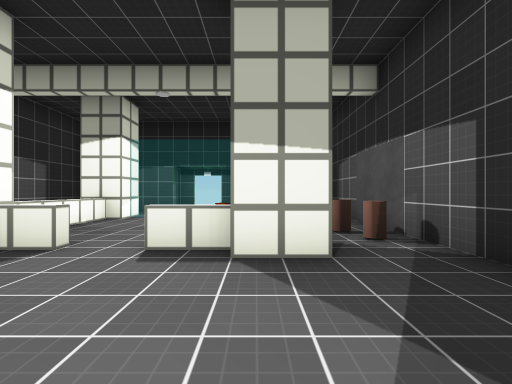
View 1 (above)

16 first-person views from a walk through a scene from a Unity 3-D project. The camera is 1.3 m above the floor, looks level and sees 85° across. The floor is counted in squares, 2 m on a side. Each view is taken from the middle of a square. On the plan, view 1 faces up. The plan holds only what a view shows up to about 9 squares ahead; the rest is blank. The place goes on beyond the plan. The player character is not drawn. Some animated figures are left out. Door leaves are left out, so doorways stand open. Some surface patterns are stand-ins.

View 2
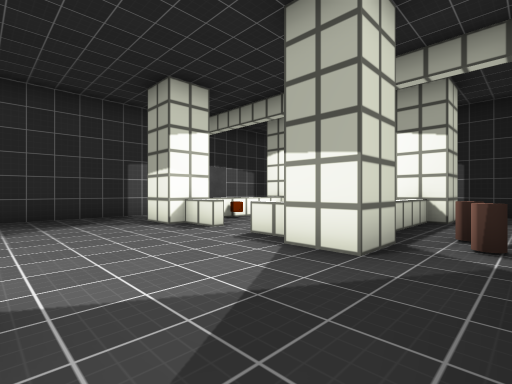

View 3
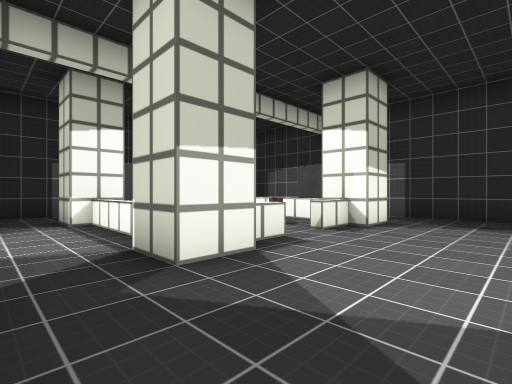

View 4
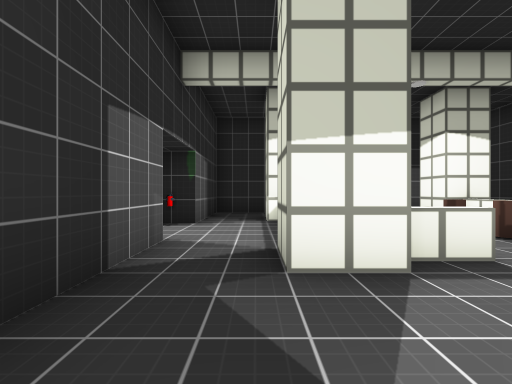

View 5
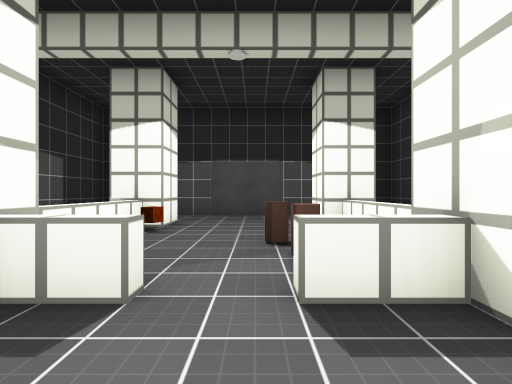

View 6
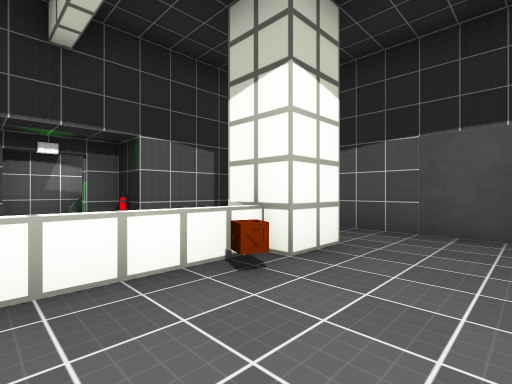

View 7
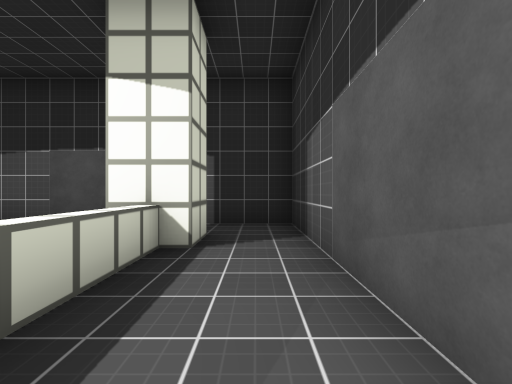

View 8
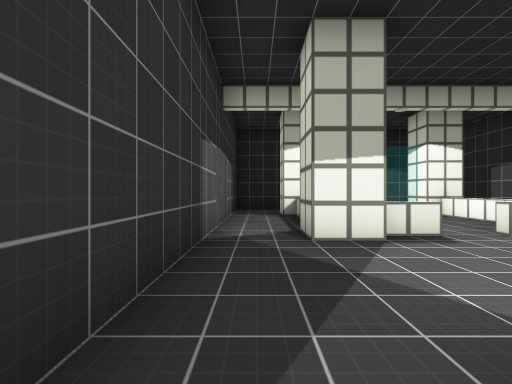

View 9
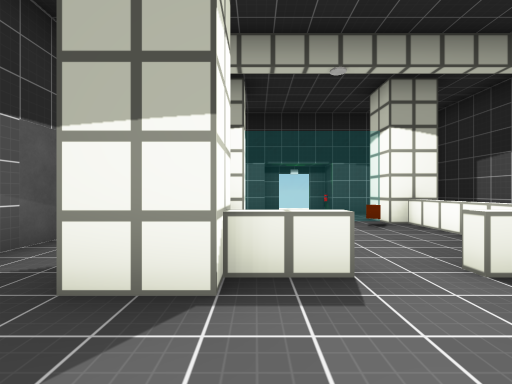

View 10
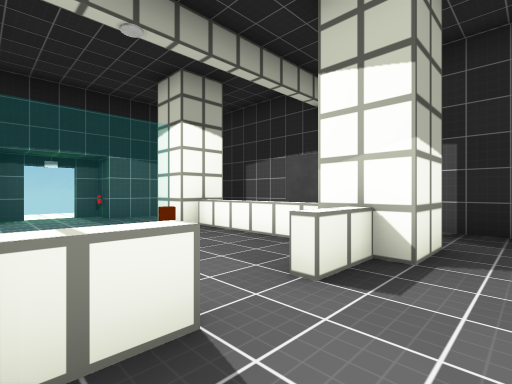

View 11
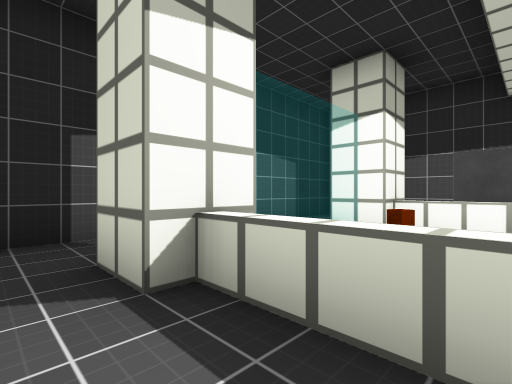

View 12
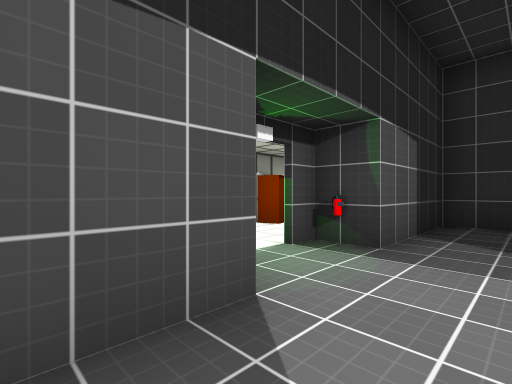

View 13
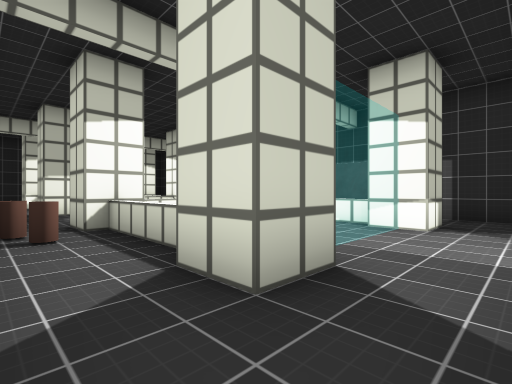

View 14
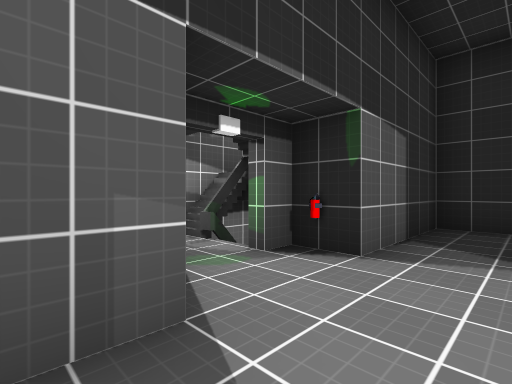

View 15
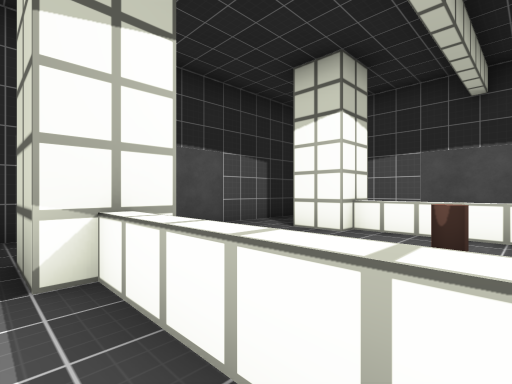

View 16
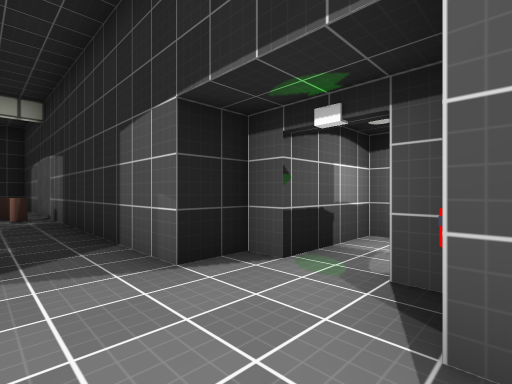

### Floor plan
Key: @ floor where view 1 was taken; # wall or solid block; . floor; / step, stairs or slope; D open door; = window, fence, low wall or low ledge; ^ raised ledge; O other object.
Columns run from 6 left of view 1 to 6 right of it. Each row starts with its distance up from view 1.
 12     DD#
 11     ...
 10 ####DO ###
  9 #........#
  8 #........#
  7 #.#===#..#
  6 #.^..O^..#
  5 #.^O..^O.#
  4 #.=...=.O#
  3 #.##.^#..#
  2 #........#
  1 #........#
  0 #.....@..#
 -1 #.##.^#..#
 -2 #.^O..^...##
 -3 #.^.O.^..D.D#
 -4 #.=...O..O//#
 -5 #.#...#..#  #
 -6 #........#
 -7 ##########

Positions as (right, up) in squares from view 1, and headings:
1: (0, 0), facing up
2: (2, 0), facing up-left
3: (2, 2), facing down-left
4: (1, 2), facing down
5: (-2, 1), facing down
6: (-2, -2), facing down-right
7: (-5, -1), facing down
8: (-5, -1), facing up
9: (-3, 1), facing up
10: (-3, 2), facing up-right
11: (-5, 5), facing up-right
12: (-4, 8), facing up-right
13: (2, 9), facing down-left
14: (1, -1), facing down-right
15: (1, -2), facing down-left
16: (1, -4), facing up-right
